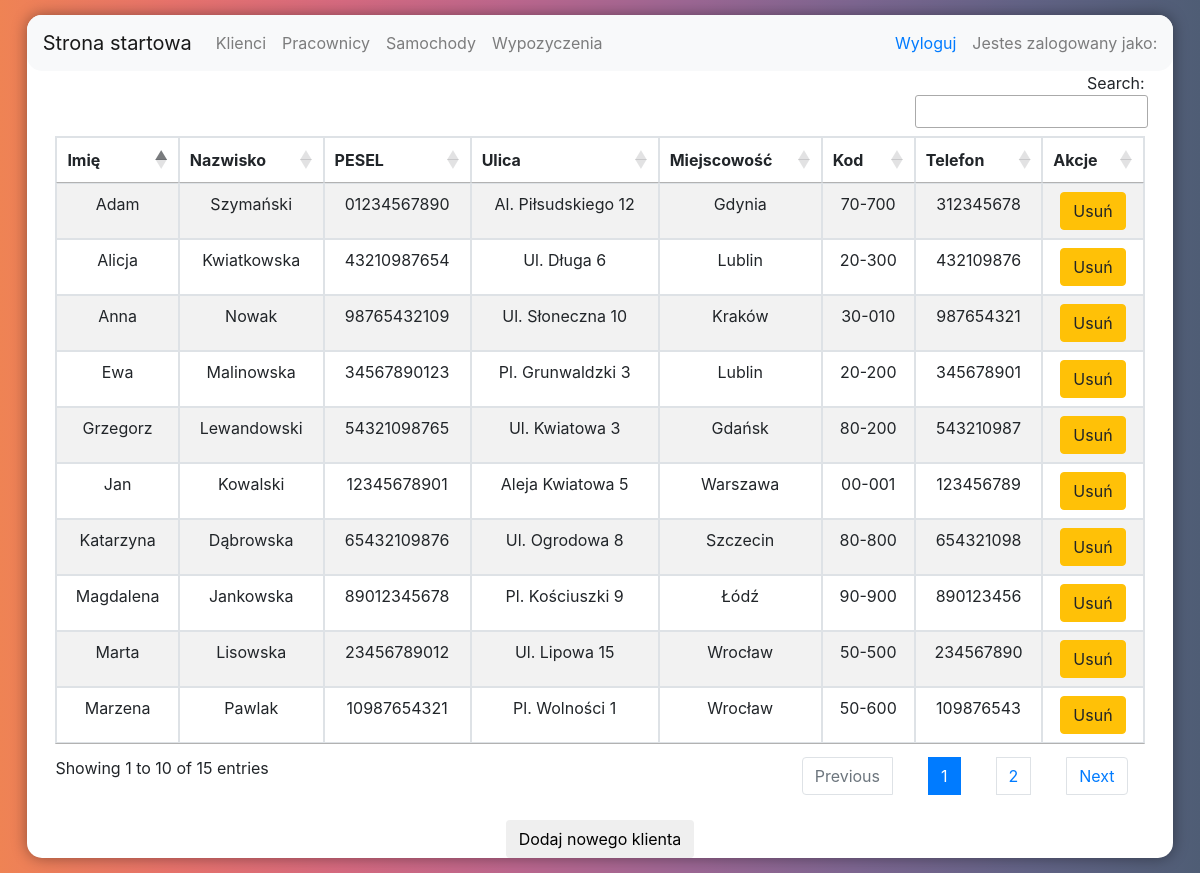
Screenshot of /files/klienci.php with the database file from the repository.
### tables this page shows
CREATE TABLE klient (
    id int PRIMARY KEY AUTO_INCREMENT,
    pesel text NOT NULL,
    imie text NOT NULL,
    nazwisko text NOT NULL,
    ulica varchar(255) NOT NULL,
    miejscowosc text NOT NULL,
    kod_pocztowy varchar(255) NOT NULL,
    telefon int(9) NOT NULL
);

### files/klienci.php (the view, shortened to what this page needs)
<?php
$conn = mysqli_connect('localhost', 'root', '1234', 'wypozyczalnia');
$sql = 'select id,imie,nazwisko,pesel,ulica,miejscowosc,kod_pocztowy,telefon from klient';
$query = mysqli_query($conn, $sql);
?>
<!DOCTYPE html>
<html lang="en">
<head>
  <link rel="stylesheet" href="../style.css">
  <link rel="stylesheet" href="//cdn.datatables.net/1.13.4/css/jquery.dataTables.min.css">
  <link href="../assets/css/bootstrap.min.css" rel="stylesheet" />
</head>
<body>
  <div id="main-dashboard">
    <?php
    include "nav.php";
    ?>
    <form method="POST" action="<?php echo htmlspecialchars($_SERVER["PHP_SELF"]); ?>">
      <table id='myTable' class="table table-striped table-bordered">
        <thead>
          <th>Imię</th>
          <th>Nazwisko</th>
          <th data-class-name="priority">PESEL</th>
          <th>Ulica</th>
          <th>Miejscowość</th>
          <th>Kod</th>
          <th>Telefon</th>
          <th>Akcje</th>
        </thead>
        <tbody>
          <?php
          while ($row = mysqli_fetch_assoc($query)) {
            $imie = $row["imie"];
            $nazwisko = $row["nazwisko"];
            $pesel = $row["pesel"];
            $ulica = $row["ulica"];
            $miejscowosc = $row["miejscowosc"];
            $kod_pocztowy = $row["kod_pocztowy"];
            $telefon = $row["telefon"];
            $id = $row["id"];
            echo '<tr>';
            printf("<td>%s</td>", $imie);
            printf("<td>%s</td>", $nazwisko);
            printf("<td>%s</td>", $pesel);
            printf("<td>%s</td>", $ulica);
            printf("<td>%s</td>", $miejscowosc);
            printf("<td>%s</td>", $kod_pocztowy);
            printf("<td>%s</td>", $telefon);
            printf("<td><button class='btn btn-warning' id='%s' onclick='deleteUser(%s)'>Usuń</button></td>", $id, $id);
            echo '</tr>';
          }
          ?>
        </tbody>
      </table>
    </form>
    <button class='btn' id="addNewItem">Dodaj nowego klienta</button>
  </div>
</body>
</html>

### files/nav.php (shortened to what this page needs)
<nav class="navbar navbar-expand-lg navbar-light bg-light" style="border-radius:15px">
  <a class="navbar-brand" href="dashboard.php">Strona startowa</a>
  <div class="collapse navbar-collapse" id="navbarSupportedContent">
    <ul class="navbar-nav mr-auto">
      <li class="nav-item">
        <a class="nav-link" href="klienci.php">Klienci</a>
      </li>
      <li class="nav-item">
        <a class="nav-link" href="pracownicy.php">Pracownicy</a>
      </li>
      <li class="nav-item">
        <a class="nav-link" href="samochody.php">Samochody</a>
      </li>
      <li class="nav-item">
        <a class="nav-link" href="wypozyczenia.php">Wypozyczenia</a>
      </li>
    </ul>
    <a class="nav-link" href="">Wyloguj</a>
    <div class="navbar-text">Jestes zalogowany jako:
</nav>

### style.css (style rules this page uses)
html { font-family: sans-serif; }
body { background: linear-gradient(90deg, #ef8354, #e8736c, #d66a80, #bc678e, #9d6794, #7d6691, #626386, #4f5d75); display: flex; padding: 15px; justify-content: center; align-items: center; }
#main-dashboard { width: 98%; border-radius: 15px; box-shadow: 0px 0px 15px rgba(0, 0, 0, 0.4); background-color: #fff; text-align: center; }

### rows the page displays
klient: imie "Jan", nazwisko "Kowalski", pesel "12345678901", ulica "Aleja Kwiatowa 5", miejscowosc "Warszawa", kod_pocztowy "00-001", telefon "123456789"
klient: imie "Anna", nazwisko "Nowak", pesel "98765432109", ulica "Ul. Słoneczna 10", miejscowosc "Kraków", kod_pocztowy "30-010", telefon "987654321"
klient: imie "Marta", nazwisko "Lisowska", pesel "23456789012", ulica "Ul. Lipowa 15", miejscowosc "Wrocław", kod_pocztowy "50-500", telefon "234567890"
klient: imie "Ewa", nazwisko "Malinowska", pesel "34567890123", ulica "Pl. Grunwaldzki 3", miejscowosc "Lublin", kod_pocztowy "20-200", telefon "345678901"
klient: imie "Magdalena", nazwisko "Jankowska", pesel "89012345678", ulica "Pl. Kościuszki 9", miejscowosc "Łódź", kod_pocztowy "90-900", telefon "890123456"
klient: imie "Adam", nazwisko "Szymański", pesel "01234567890", ulica "Al. Piłsudskiego 12", miejscowosc "Gdynia", kod_pocztowy "70-700", telefon "312345678"
klient: imie "Katarzyna", nazwisko "Dąbrowska", pesel "65432109876", ulica "Ul. Ogrodowa 8", miejscowosc "Szczecin", kod_pocztowy "80-800", telefon "654321098"
klient: imie "Alicja", nazwisko "Kwiatkowska", pesel "43210987654", ulica "Ul. Długa 6", miejscowosc "Lublin", kod_pocztowy "20-300", telefon "432109876"
klient: imie "Marzena", nazwisko "Pawlak", pesel "10987654321", ulica "Pl. Wolności 1", miejscowosc "Wrocław", kod_pocztowy "50-600", telefon "109876543"
klient: imie "Grzegorz", nazwisko "Lewandowski", pesel "54321098765", ulica "Ul. Kwiatowa 3", miejscowosc "Gdańsk", kod_pocztowy "80-200", telefon "543210987"
